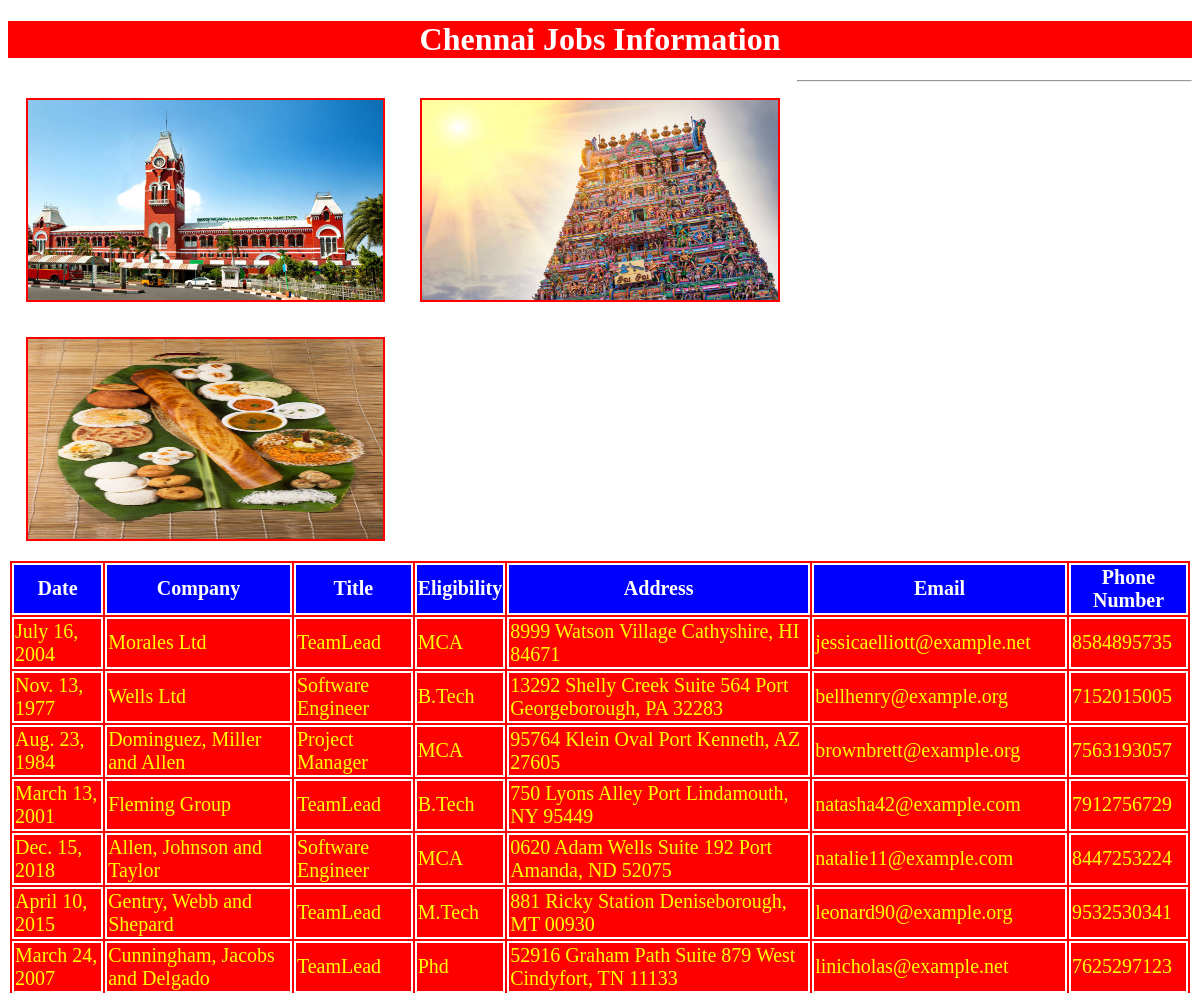
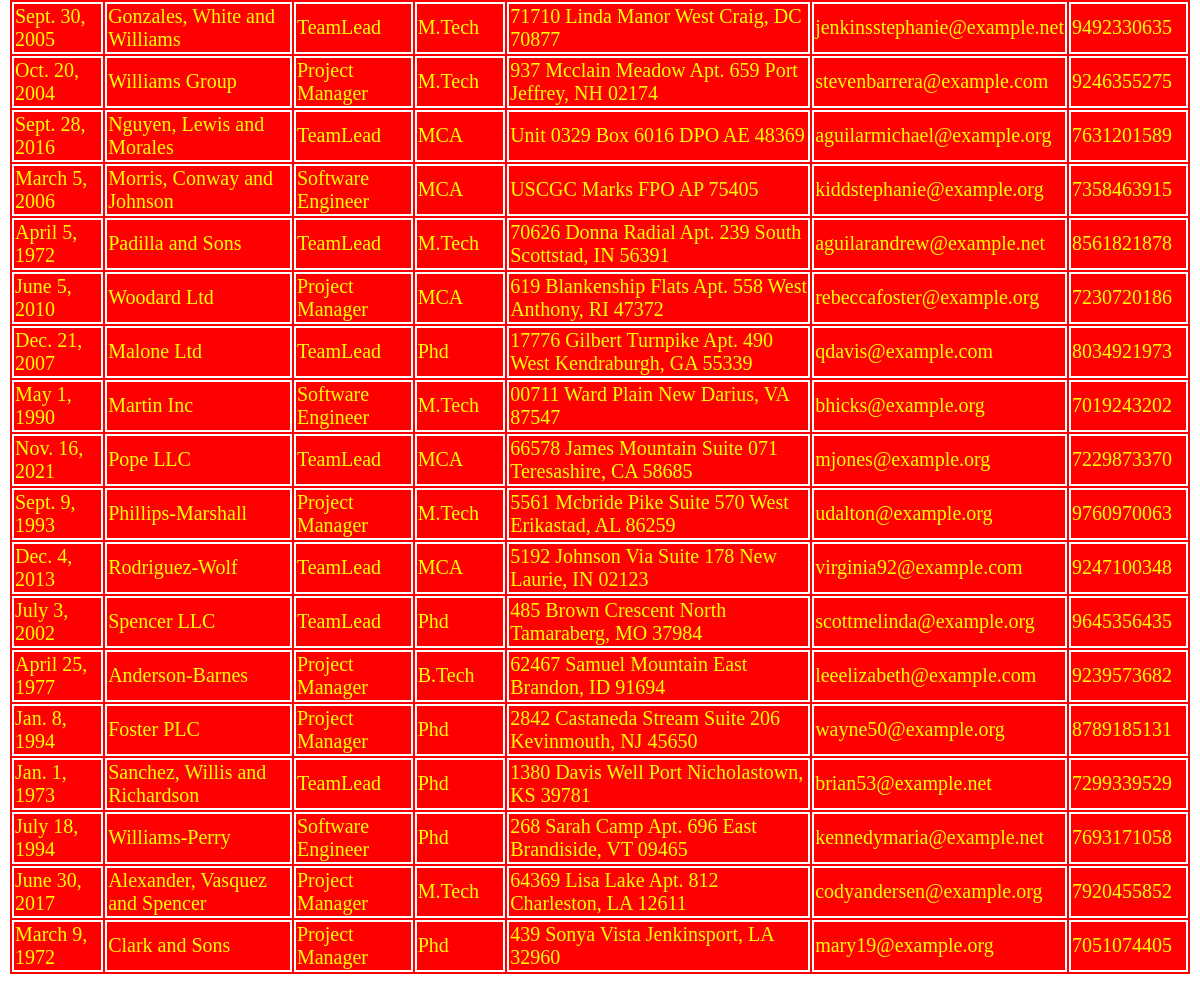
Page /che/ on the committed database (2 pictures, top to bottom).
### testApp/models.py (models this page shows, shortened)
class Chennai(models.Model):
    date=models.DateField()
    company=models.CharField(max_length=100)
    title=models.CharField(max_length=100)
    eligibility=models.CharField(max_length=100)
    address=models.CharField(max_length=100)
    email=models.EmailField()
    phonenumber=models.IntegerField()

### testApp/views.py (the view)
# urls.py: path('che/',views.chennai),
def chennai(request):
    jobs_list=Chennai.objects.all()
    my_dict = {'jobs_list': jobs_list}
    return render(request, 'testApp/chennai.html', context=my_dict)

### templates/testApp/chennai.html (shortened to what this page needs)
<!DOCTYPE html>
{% load static %}
<html lang="en">
<head>
    <link rel="stylesheet" href="{% static "css/demo4.css"%}">
</head>
<body>
<h1>Chennai Jobs Information</h1>
   <img src="{%static "images/che1.jpg"%}" alt="">
   <img src="{%static "images/che2.jpg"%}" alt="">
   <img src="{%static "images/che3.jpg"%}" alt="">
<hr>
{% if jobs_list %}
<table id='tab'>
    <thead>
    <th>Date</th>
    <th>Company</th>
    <th>Title</th>
    <th>Eligibility</th>
    <th>Address</th>
    <th>Email</th>
    <th>Phone Number</th>
    </thead>
    {%for job in jobs_list %}
    <tr>
        <td>{{job.date}}</td>
        <td>{{job.company}}</td>
        <td>{{job.title}}</td>
        <td>{{job.eligibility}}</td>
        <td>{{job.address}}</td>
        <td>{{job.email}}</td>
        <td>{{job.phonenumber}}</td>
    </tr>
    {% endfor %}
</table>
{%else%}
<p>No Jobs Found in Chennai</p>
{% endif %}
</body>
</html>

### static/css/demo4.css (style rules this page uses)
body { background-image: url("https://media.istockphoto.com/photos/stilt-fishermen-of-sri-lanka-picture-id666624996?s=612x612"); }
img { height:200px; width:30%; float:left; margin:1.5%; border:2px solid red; }
h1 { color:white; text-align: center; background:red; }
table,thead,th,te,td { color:yellow; border:2px solid white; font-size:20px; margin:auto; background:red; }
thead,th { color:white; border:2px solid white; font-size:20px; margin:auto; background:blue; }
table tr:nth-of-type(even) { background:#f4c242 }

### rows in the picture
Chennai: date "July 16, 2004", company "Morales Ltd", title "TeamLead", eligibility "MCA", address "8999 Watson Village Cathyshire, HI 84671", email "jessicaelliott@example.net", phonenumber "8584895735"
Chennai: date "Nov. 13, 1977", company "Wells Ltd", title "Software Engineer", eligibility "B.Tech", address "13292 Shelly Creek Suite 564 Port Georgeborough, PA 32283", email "bellhenry@example.org", phonenumber "7152015005"
Chennai: date "Aug. 23, 1984", company "Dominguez, Miller and Allen", title "Project Manager", eligibility "MCA", address "95764 Klein Oval Port Kenneth, AZ 27605", email "brownbrett@example.org", phonenumber "7563193057"
Chennai: date "March 13, 2001", company "Fleming Group", title "TeamLead", eligibility "B.Tech", address "750 Lyons Alley Port Lindamouth, NY 95449", email "natasha42@example.com", phonenumber "7912756729"
Chennai: date "Dec. 15, 2018", company "Allen, Johnson and Taylor", title "Software Engineer", eligibility "MCA", address "0620 Adam Wells Suite 192 Port Amanda, ND 52075", email "natalie11@example.com", phonenumber "8447253224"
Chennai: date "April 10, 2015", company "Gentry, Webb and Shepard", title "TeamLead", eligibility "M.Tech", address "881 Ricky Station Deniseborough, MT 00930", email "leonard90@example.org", phonenumber "9532530341"
Chennai: date "March 24, 2007", company "Cunningham, Jacobs and Delgado", title "TeamLead", eligibility "Phd", address "52916 Graham Path Suite 879 West Cindyfort, TN 11133", email "linicholas@example.net", phonenumber "7625297123"
Chennai: date "Sept. 30, 2005", company "Gonzales, White and Williams", title "TeamLead", eligibility "M.Tech", address "71710 Linda Manor West Craig, DC 70877", email "jenkinsstephanie@example.net", phonenumber "9492330635"
Chennai: date "Oct. 20, 2004", company "Williams Group", title "Project Manager", eligibility "M.Tech", address "937 Mcclain Meadow Apt. 659 Port Jeffrey, NH 02174", email "stevenbarrera@example.com", phonenumber "9246355275"
Chennai: date "Sept. 28, 2016", company "Nguyen, Lewis and Morales", title "TeamLead", eligibility "MCA", address "Unit 0329 Box 6016 DPO AE 48369", email "aguilarmichael@example.org", phonenumber "7631201589"
Chennai: date "March 5, 2006", company "Morris, Conway and Johnson", title "Software Engineer", eligibility "MCA", address "USCGC Marks FPO AP 75405", email "kiddstephanie@example.org", phonenumber "7358463915"
Chennai: date "April 5, 1972", company "Padilla and Sons", title "TeamLead", eligibility "M.Tech", address "70626 Donna Radial Apt. 239 South Scottstad, IN 56391", email "aguilarandrew@example.net", phonenumber "8561821878"
Chennai: date "June 5, 2010", company "Woodard Ltd", title "Project Manager", eligibility "MCA", address "619 Blankenship Flats Apt. 558 West Anthony, RI 47372", email "rebeccafoster@example.org", phonenumber "7230720186"
Chennai: date "Dec. 21, 2007", company "Malone Ltd", title "TeamLead", eligibility "Phd", address "17776 Gilbert Turnpike Apt. 490 West Kendraburgh, GA 55339", email "qdavis@example.com", phonenumber "8034921973"
Chennai: date "May 1, 1990", company "Martin Inc", title "Software Engineer", eligibility "M.Tech", address "00711 Ward Plain New Darius, VA 87547", email "bhicks@example.org", phonenumber "7019243202"
Chennai: date "Nov. 16, 2021", company "Pope LLC", title "TeamLead", eligibility "MCA", address "66578 James Mountain Suite 071 Teresashire, CA 58685", email "mjones@example.org", phonenumber "7229873370"
Chennai: date "Sept. 9, 1993", company "Phillips-Marshall", title "Project Manager", eligibility "M.Tech", address "5561 Mcbride Pike Suite 570 West Erikastad, AL 86259", email "udalton@example.org", phonenumber "9760970063"
Chennai: date "Dec. 4, 2013", company "Rodriguez-Wolf", title "TeamLead", eligibility "MCA", address "5192 Johnson Via Suite 178 New Laurie, IN 02123", email "virginia92@example.com", phonenumber "9247100348"
Chennai: date "July 3, 2002", company "Spencer LLC", title "TeamLead", eligibility "Phd", address "485 Brown Crescent North Tamaraberg, MO 37984", email "scottmelinda@example.org", phonenumber "9645356435"
Chennai: date "April 25, 1977", company "Anderson-Barnes", title "Project Manager", eligibility "B.Tech", address "62467 Samuel Mountain East Brandon, ID 91694", email "leeelizabeth@example.com", phonenumber "9239573682"
Chennai: date "Jan. 8, 1994", company "Foster PLC", title "Project Manager", eligibility "Phd", address "2842 Castaneda Stream Suite 206 Kevinmouth, NJ 45650", email "wayne50@example.org", phonenumber "8789185131"
Chennai: date "Jan. 1, 1973", company "Sanchez, Willis and Richardson", title "TeamLead", eligibility "Phd", address "1380 Davis Well Port Nicholastown, KS 39781", email "brian53@example.net", phonenumber "7299339529"
Chennai: date "July 18, 1994", company "Williams-Perry", title "Software Engineer", eligibility "Phd", address "268 Sarah Camp Apt. 696 East Brandiside, VT 09465", email "kennedymaria@example.net", phonenumber "7693171058"
Chennai: date "June 30, 2017", company "Alexander, Vasquez and Spencer", title "Project Manager", eligibility "M.Tech", address "64369 Lisa Lake Apt. 812 Charleston, LA 12611", email "codyandersen@example.org", phonenumber "7920455852"
Chennai: date "March 9, 1972", company "Clark and Sons", title "Project Manager", eligibility "Phd", address "439 Sonya Vista Jenkinsport, LA 32960", email "mary19@example.org", phonenumber "7051074405"
